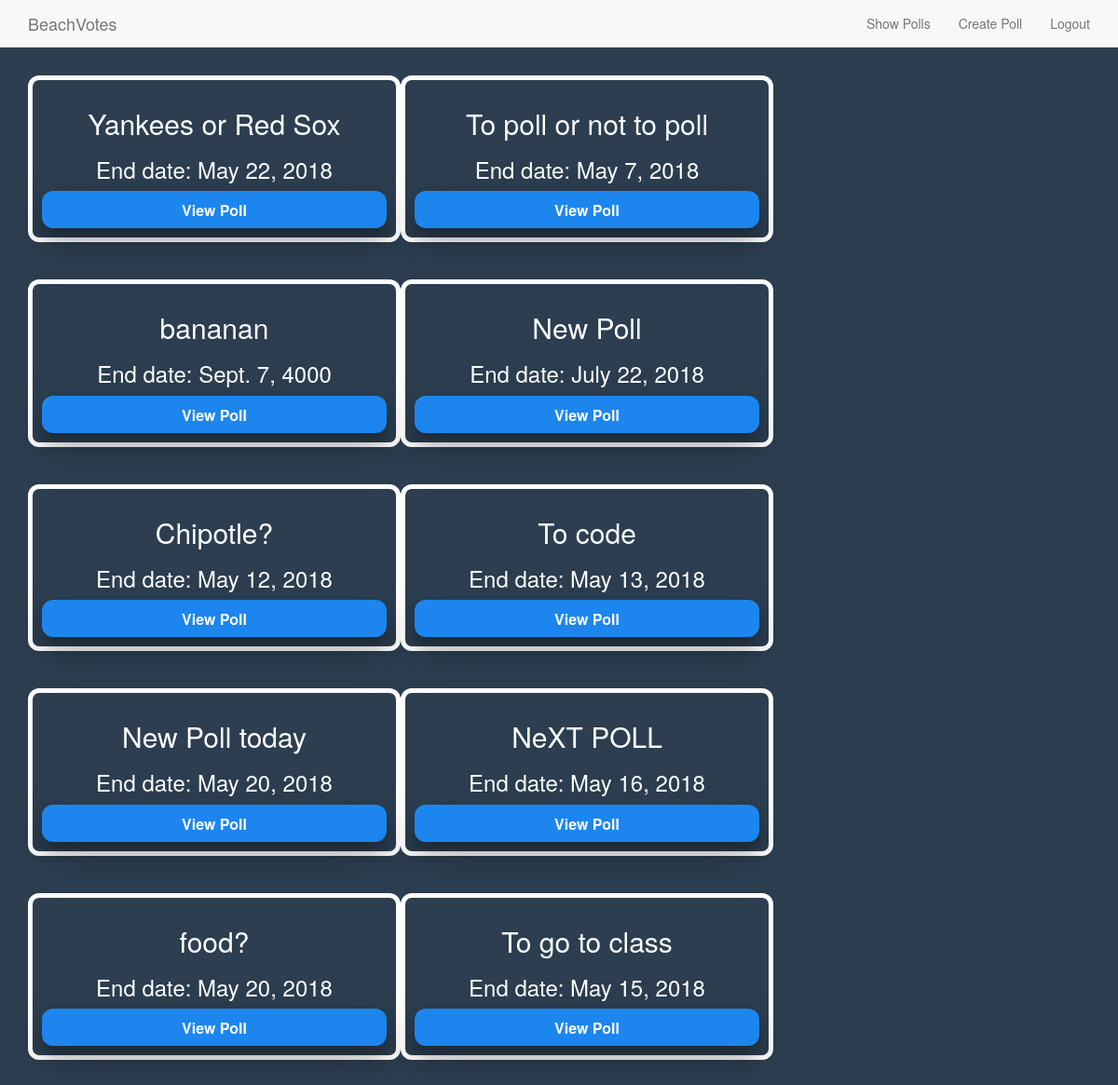
Before: /poll/view_all_polls (signed in) with the older database file.
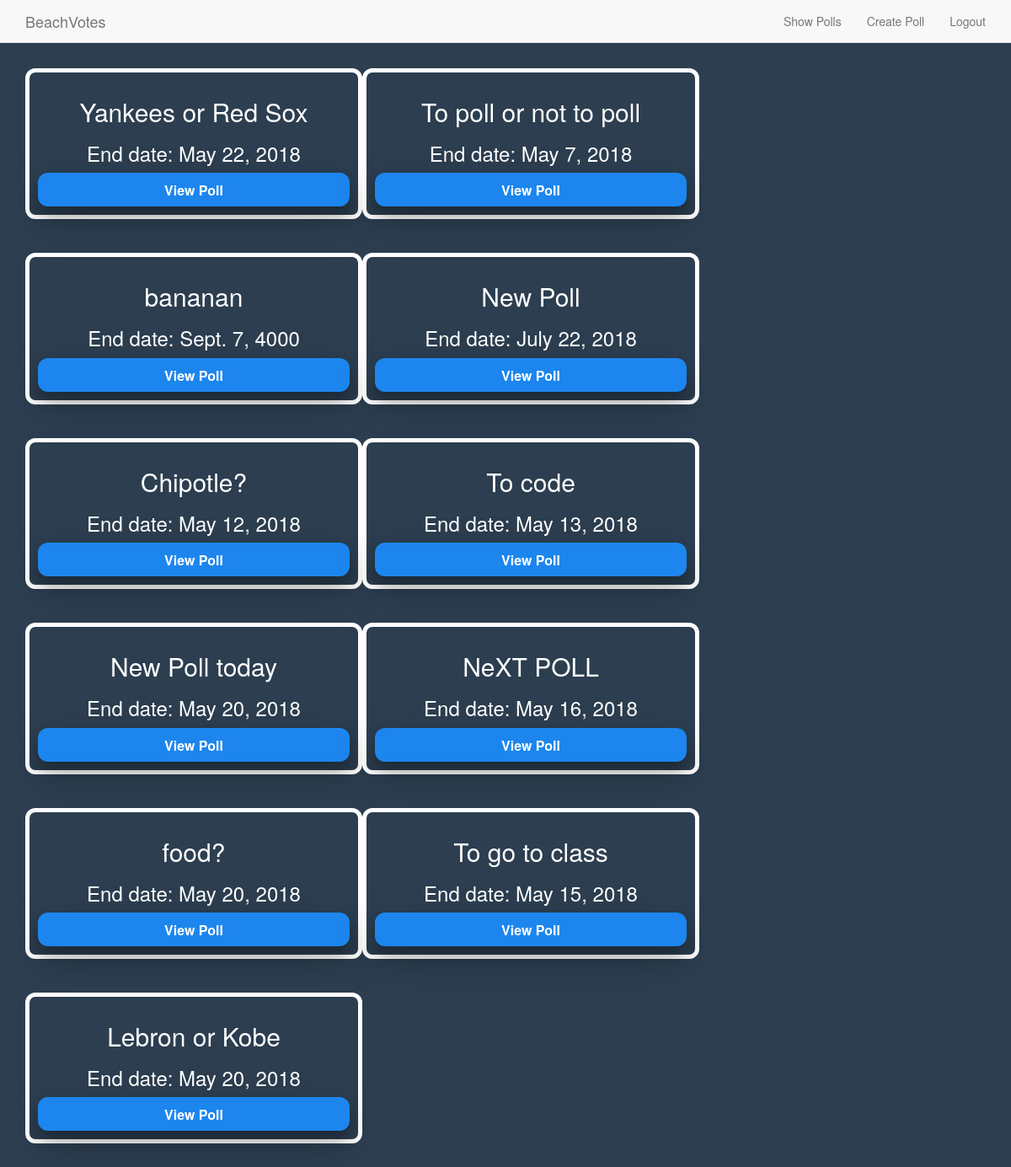
After: the same page with the newer database file.
### poll/models.py (models this page shows, shortened)
class Poll(models.Model):
    category = models.ForeignKey(Category, on_delete=models.CASCADE)
    poll_creator = models.ForeignKey(User, on_delete=models.CASCADE)
    title_question = models.CharField(max_length = 128, unique = True, null = False)
    start_date = models.DateField(default = datetime.date.today, null = False)
    end_date =  models.DateField(default = datetime.date.today() + datetime.timedelta(days=1),
                                 null = False)
    def __init__(self, *args, **kwargs):
        models.Model.__init__(self, *args, **kwargs)

### poll/views.py (the view)
@login_required
def view_all_polls(request):
    context_dict = { 'polls' : Poll.objects.all() }
    return render(request, 'poll/view_all_polls.html', context_dict)

### templates/poll/view_all_polls.html
{% extends 'poll/base.html' %}
{% load staticfiles %}
{% block body_block %}
<div class="container" style="margin-top: 30px;">
  {% if polls %}
    {% for poll in polls %}
      <div class="row col-xs-6 col-sm-6 col-md-4 text-center pollcontainer">
        <h2>{{ poll.title_question }}</h2>
        <h3>End date: {{ poll.end_date }}</h3>
        <a href="{% url 'view_poll' poll.id user.id %}" class = "categorybutton">
        View Poll
        </a>
      </div>
    {% endfor %}
  {% else %}
    <h1 class="text-center">There are no polls to show in this category</h1>
  {% endif %}
</div>
{% endblock %}

Changed rows visible on the page:
added Poll: title_question "Lebron or Kobe", end_date "May 20, 2018"
